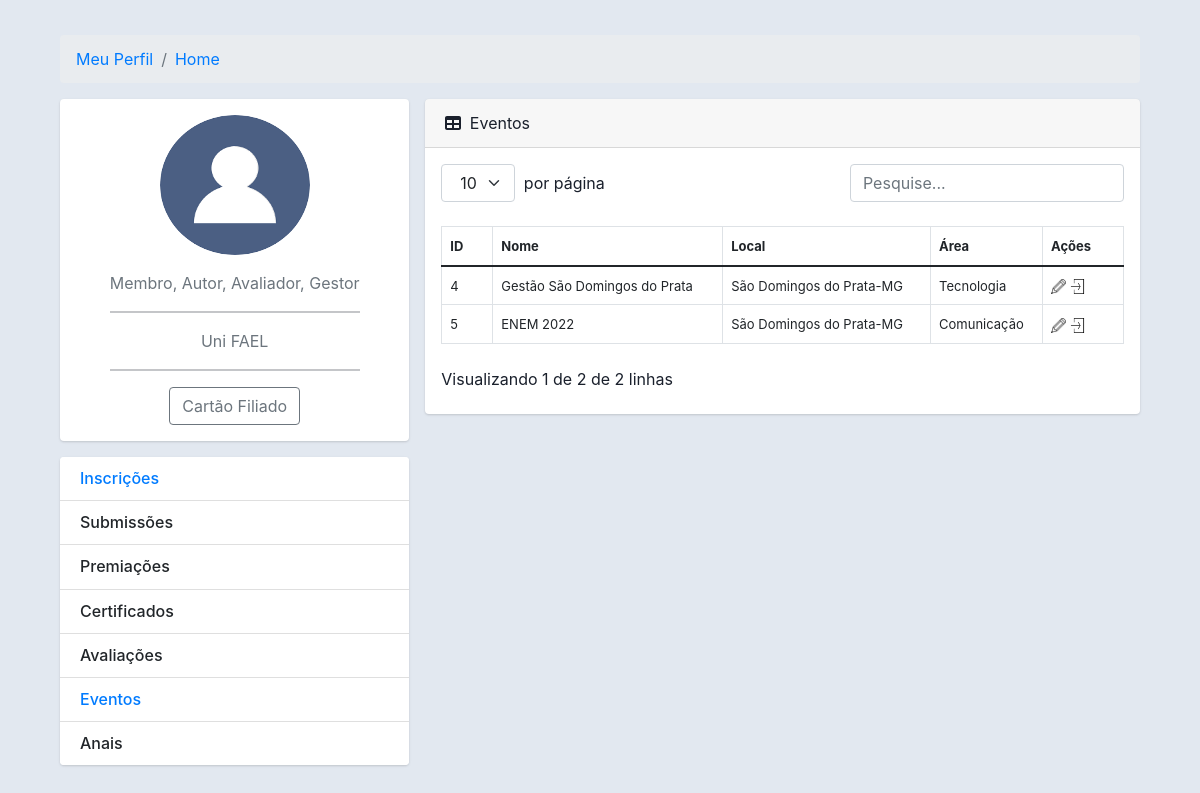
Before: /gerenciarevento/ (signed in) with the older database file.
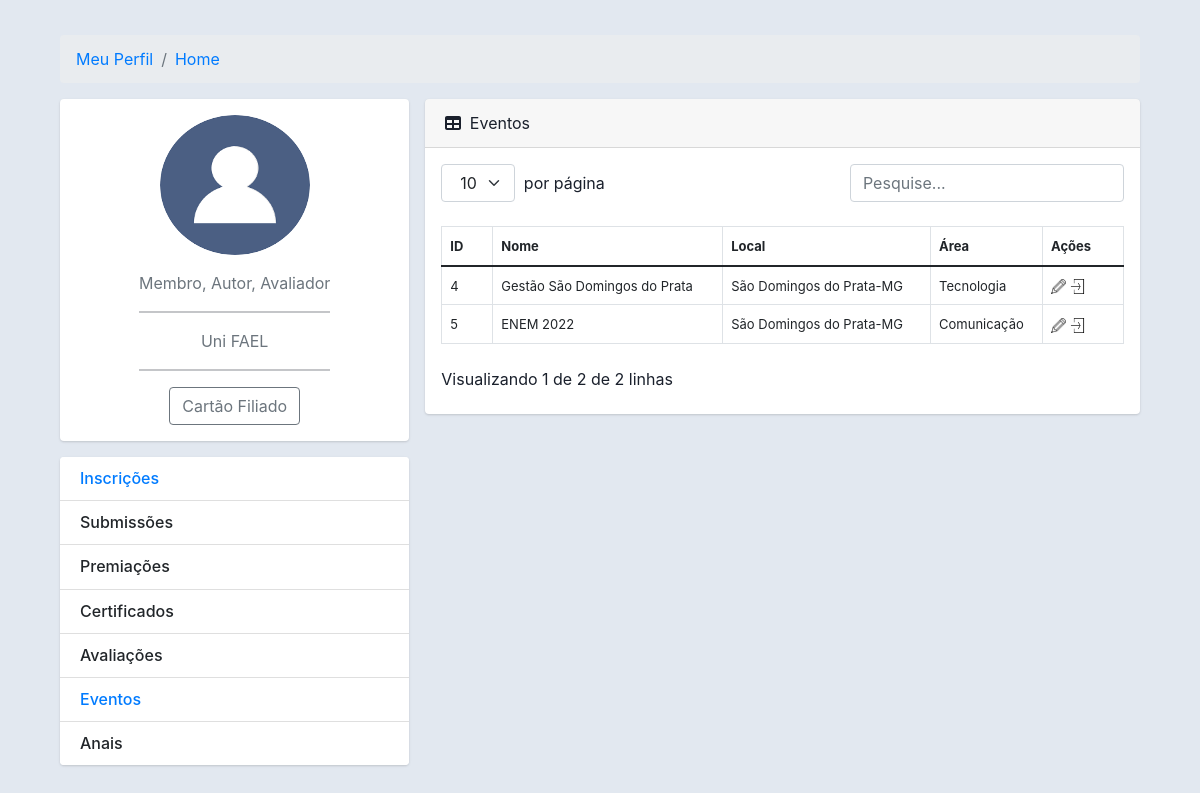
After: the same page with the newer database file.
### core/models.py (models this page shows)
class Usuariocd(models.Model):
    cpf = models.CharField(max_length=11)
    nome = models.CharField(max_length=300)
    cep = models.CharField(max_length=8)
    nascimento = models.DateField()
    email = models.EmailField()
    endereco = models.CharField(max_length=500)
    cidade = models.CharField(max_length=150)
    bairro = models.CharField(max_length=150)
    pais = models.CharField(max_length=150)
    instituicao = models.CharField(max_length=150)
    cmp = models.CharField(max_length=3)
    categ = models.CharField(max_length=150)
    cinfo = models.CharField(max_length=3)
    gestor_plataforma = models.CharField(max_length=3)
    autor = models.CharField(max_length=3)
    avaliador = models.CharField(max_length=3)
    lider = models.CharField(max_length=3)
    id_usuario = models.BigIntegerField()
    contato = models.BigIntegerField(null=True)
    perfil = models.FileField(upload_to='')

class Evento(models.Model):
    nome = models.CharField(max_length=150)
    cidade = models.CharField(max_length=150)
    estado = models.CharField(max_length=5)
    data_evento = models.DateTimeField()
    modalidade = models.CharField(max_length=150)
    status = models.CharField(max_length=30)
    data_criacao = models.DateTimeField(auto_now=True)
    logo = models.FileField(upload_to='')
    def get_data_evento(self):
        return self.data_evento.strftime('%d/%m/%Y às %H:%M')

### core/views.py (the view)
# urls.py: path('gerenciarevento/', views.gerenciarevento),
def gerenciarevento(request):
    id = request.GET.get('id')
    meuid = User.objects.filter(username=request.user)
    for m in meuid:
        mid = m.id
    usuarios = Usuariocd.objects.filter(id_usuario=mid)
    eventos = Evento.objects.filter(status='andamento')
    total_eventos = Evento.objects.all().aggregate(sum_total=Count('id'))
    total_eventos_andamento = Evento.objects.filter(status='andamento').aggregate(sum_total=Count('id'))
    total_eventos_finalizado = Evento.objects.filter(status='finalizado').aggregate(sum_total=Count('id'))
    dados = {'usuarios': usuarios,
             'id': id,
             'eventos': eventos,
             'total_eventos': total_eventos,
             'total_eventos_andamento': total_eventos_andamento,
             'total_eventos_finalizado': total_eventos_finalizado,
             }
    return render(request,'gerenciarevento.html', dados)

### templates/gerenciarevento.html (shortened to what this page needs)
{% load static %}
<!DOCTYPE html>
<html lang="pt-br">
<head>
    <link href={% static "css/styles.css" %} rel="stylesheet" />
    <link href="https://cdn.jsdelivr.net/npm/simple-datatables@latest/dist/style.css" rel="stylesheet" />
    <link href={% static "css/styles.css" %} rel="stylesheet" />
    {% include 'header.html' %}
</head>
<body>
{% include 'capa.html' %}
  <div class="col-md-8">
       <div class="card mb-4 ">
                    <div class="card-header">
                                <i class="fas fa-table me-1"></i>
                                Eventos
                            </div>
                            <div class="card-body ">
                                <table class="table " id="datatablesSimple">
                                    <thead>
                                        <tr>
                                             <th><font size="2px">ID</font></th>
                                            <th><font size="2px">Nome</font></th>
                                            <th><font size="2px">Local</font></th>
                                            <th><font size="2px">Área</font></th>
                                            <th><font size="2px">Ações</font></th>
                                        </tr>
                                    </thead>
                                    <tbody>
                                            {% for eventos in eventos %}
                                                                                 <tr>
                                             <td><font size="2px">{{eventos.id}}</font></td>
                                            <td><font size="2px">{{ eventos.nome }}  </font></td>
                                            <td><font size="2px">{{eventos.cidade}}-{{eventos.estado}} </font></td>
                                            <td><font size="2px">{{eventos.modalidade}}  </font></td>
                                            <td><font size="2px">
                                                <a href="/editarevento/?id={{eventos.id}}">
                                                    <img src={% static "assets/lapis.png" %}
                                                         width="15" height="15"></a>
                                                <a href="/addsessao/?id={{eventos.id}}">
                                                    <img src={% static "assets/addsessao.png" %}
                                                         width="15" height="15">
                                                </a>
                                            </font></td>
                                        </tr>
                                                {% endfor %}
                                    </tbody>
                                </table>
   </div>
                    </div>
       </div>
  </div>
</body>
</html>

### templates/header.html (shortened to what this page needs)
{% load static %}
    <link href="https://cdn.jsdelivr.net/npm/bootstrap@4.4.1/dist/css/bootstrap.min.css" rel="stylesheet">

### templates/capa.html
{% block content %}
<div class="container">
    <div class="main-body">
          <nav aria-label="breadcrumb" class="main-breadcrumb">
            <ol class="breadcrumb">
              <li class="breadcrumb-item"><a href="/meuperfil/">Meu Perfil</a></li>
              <li class="breadcrumb-item"><a href="/home/">Home</a></li>
            </ol>
          </nav>
          <div class="row gutters-sm">
            <div class="col-md-4 mb-3">
              <div class="card">
                <div class="card-body">
                  <div class="d-flex flex-column align-items-center text-center">
                    {% for usuarios in usuarios %}
                    <img src="/media/{{usuarios.perfil}}" alt="Admin" class="rounded-circle" width="150" height="140">
                    {% endfor %}
                    <div class="mt-3">
                      <p class="text-secondary mb-1">
                        Membro{% for usuarios in usuarios %}{% if usuarios.autor == 'sim' %}, Autor{% endif %}{% if usuarios.avaliador == 'sim' %}, Avaliador{% endif %}{% if usuarios.gestor_plataforma == 'sim' %}, Gestor {% endif %}
                        {% endfor %}
                      </p>
                      <hr>
                      <p class="text-muted font-size-sm">{% for usuarios in usuarios %}
                      {{usuarios.instituicao}}
                      {% endfor %}</p>
                      <hr>
                      <button class="btn btn-outline-secondary">Cartão Filiado</button>
                    </div>
                  </div>
                </div>
              </div>
              <div class="card mt-3">
                <ul class="list-group list-group-flush">
                  <li class="list-group-item d-flex justify-content-between align-items-center flex-wrap">
                    <h6 class="mb-0 "><a href="/inscrever/"
                                         style="text-decoration:none;">
                                          Inscrições
                                      </a>
                    </h6>
                  </li>
                  <li class="list-group-item d-flex justify-content-between align-items-center flex-wrap">
                    <h6 class="mb-0">Submissões</h6>
                  </li>
                  <li class="list-group-item d-flex justify-content-between align-items-center flex-wrap">
                    <h6 class="mb-0">Premiações</h6>
                  </li>
                  <li class="list-group-item d-flex justify-content-between align-items-center flex-wrap">
                    <h6 class="mb-0">Certificados</h6>
                  </li>
                  <li class="list-group-item d-flex justify-content-between align-items-center flex-wrap">
                    <h6 class="mb-0">Avaliações</h6>
                  </li>
                  <li class="list-group-item d-flex justify-content-between align-items-center flex-wrap">
                   <a href="/home/?id=evento" style="text-decoration:none;"><h6 class="mb-0">Eventos</h6></a>
                  </li>
                  <li class="list-group-item d-flex justify-content-between align-items-center flex-wrap">
                    <h6 class="mb-0">Anais</h6>
                  </li>
                </ul>
              </div>
            </div>
{% endblock %}

### templates/footer.html (shortened to what this page needs)
{% load static %}

### templates/footer.html (style rules this page uses)
body { margin-top:20px; color: #1a202c; text-align: left; background-color: #e2e8f0; }
.main-body { padding: 15px; }
.card { box-shadow: 0 1px 3px 0 rgba(0,0,0,.1), 0 1px 2px 0 rgba(0,0,0,.06); }
.card { position: relative; display: flex; flex-direction: column; min-width: 0; word-wrap: break-word; background-color: #fff; background-clip: border-box; border: 0 solid rgba(0,0,0,.125); border-radius: .25rem; }
.card-body { flex: 1 1 auto; min-height: 1px; padding: 1rem; }
.gutters-sm { margin-right: -8px; margin-left: -8px; }
.gutters-sm>.col, .gutters-sm>[class*=col-] { padding-right: 8px; padding-left: 8px; }
.mb-3, .my-3 { margin-bottom: 1rem!important; }

Changed rows visible on the page:
changed Usuariocd "Uni FAEL": no longer shows ", Gestor"
